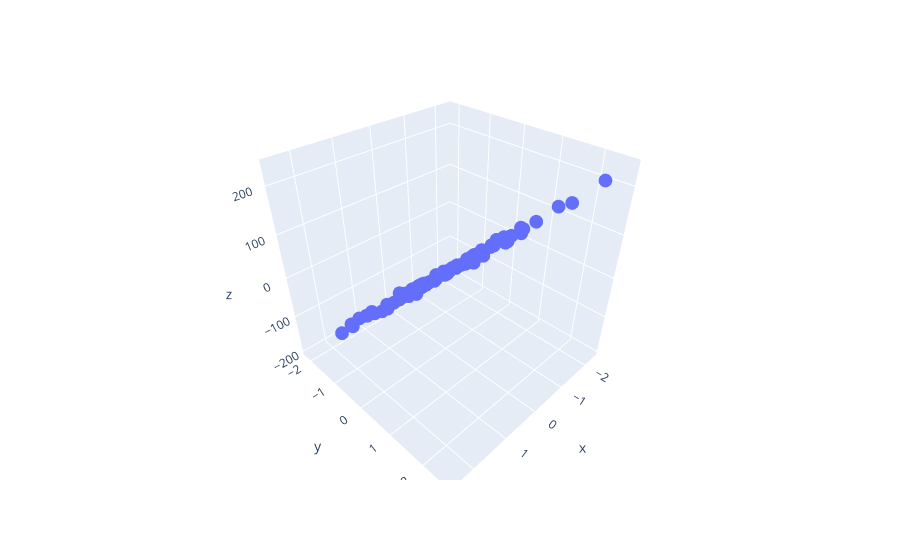

Source (notebook cell):
### Code cell
fig = px.scatter_3d(
    x=X[:,0],
    y=X[:,1],
    z=y
)
fig.show()
